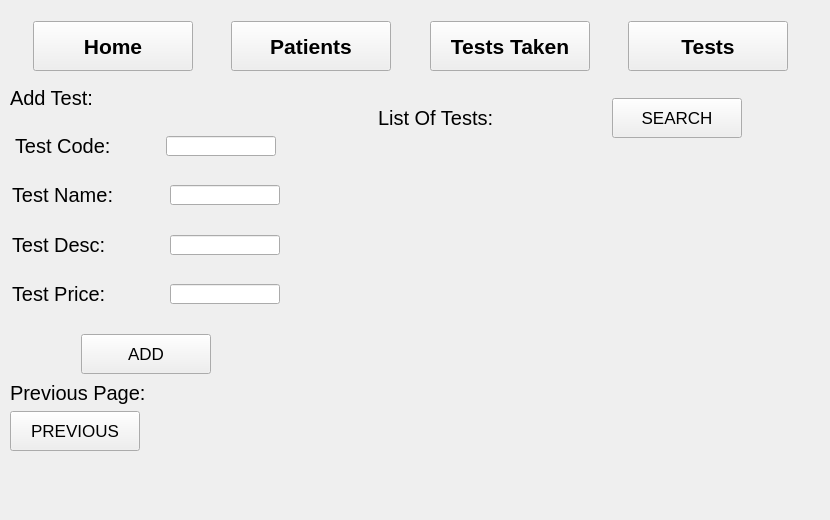
   <widget class="QWidget" name="Tests2">
    <widget class="QWidget" name="layoutWidget_7">
     <property name="geometry">
      <rect>
       <x>0</x>
       <y>20</y>
       <width>821</width>
       <height>52</height>
      </rect>
     </property>
     <layout class="QHBoxLayout" name="horizontalLayout_33">
      <item>
       <spacer name="horizontalSpacer_40">
        <property name="orientation">
         <enum>Qt::Horizontal</enum>
        </property>
        <property name="sizeHint" stdset="0">
         <size>
          <width>40</width>
          <height>20</height>
         </size>
        </property>
       </spacer>
      </item>
      <item>
       <widget class="QPushButton" name="Home_Test_2">
        <property name="minimumSize">
         <size>
          <width>160</width>
          <height>50</height>
         </size>
        </property>
        <property name="maximumSize">
         <size>
          <width>160</width>
          <height>50</height>
         </size>
        </property>
        <property name="font">
         <font>
          <pointsize>16</pointsize>
          <weight>75</weight>
          <bold>true</bold>
         </font>
        </property>
        <property name="text">
         <string>Home</string>
        </property>
       </widget>
      </item>
      <item>
       <spacer name="horizontalSpacer_41">
        <property name="orientation">
         <enum>Qt::Horizontal</enum>
        </property>
        <property name="sizeHint" stdset="0">
         <size>
          <width>40</width>
          <height>20</height>
         </size>
        </property>
       </spacer>
      </item>
      <item>
       <widget class="QPushButton" name="Patient_Test_2">
        <property name="minimumSize">
         <size>
          <width>160</width>
          <height>50</height>
         </size>
        </property>
        <property name="maximumSize">
         <size>
          <width>160</width>
          <height>50</height>
         </size>
        </property>
        <property name="baseSize">
         <size>
          <width>160</width>
          <height>50</height>
         </size>
        </property>
        <property name="font">
         <font>
          <pointsize>16</pointsize>
          <weight>75</weight>
          <bold>true</bold>
         </font>
        </property>
        <property name="text">
         <string>Patients</string>
        </property>
       </widget>
      </item>
      <item>
       <spacer name="horizontalSpacer_42">
        <property name="orientation">
         <enum>Qt::Horizontal</enum>
        </property>
        <property name="sizeHint" stdset="0">
         <size>
          <width>40</width>
          <height>20</height>
         </size>
        </property>
       </spacer>
      </item>
      <item>
       <widget class="QPushButton" name="TestsTaken_Test_2">
        <property name="minimumSize">
         <size>
          <width>160</width>
          <height>50</height>
         </size>
        </property>
        <property name="maximumSize">
         <size>
          <width>160</width>
          <height>50</height>
         </size>
        </property>
        <property name="font">
         <font>
          <pointsize>16</pointsize>
          <weight>75</weight>
          <bold>true</bold>
         </font>
        </property>
        <property name="text">
         <string>Tests Taken</string>
        </property>
       </widget>
      </item>
      <item>
       <spacer name="horizontalSpacer_43">
        <property name="orientation">
         <enum>Qt::Horizontal</enum>
        </property>
        <property name="sizeHint" stdset="0">
         <size>
          <width>40</width>
          <height>20</height>
         </size>
        </property>
       </spacer>
      </item>
      <item>
       <widget class="QPushButton" name="Tests_Test_2">
        <property name="minimumSize">
         <size>
          <width>160</width>
          <height>50</height>
         </size>
        </property>
        <property name="maximumSize">
         <size>
          <width>160</width>
          <height>50</height>
         </size>
        </property>
        <property name="font">
         <font>
          <pointsize>16</pointsize>
          <weight>75</weight>
          <bold>true</bold>
         </font>
        </property>
        <property name="text">
         <string>Tests</string>
        </property>
       </widget>
      </item>
      <item>
       <spacer name="horizontalSpacer_44">
        <property name="orientation">
         <enum>Qt::Horizontal</enum>
        </property>
        <property name="sizeHint" stdset="0">
         <size>
          <width>40</width>
          <height>20</height>
         </size>
        </property>
       </spacer>
      </item>
     </layout>
    </widget>
    <widget class="QWidget" name="layoutWidget_6">
     <property name="geometry">
      <rect>
       <x>320</x>
       <y>90</y>
       <width>481</width>
       <height>421</height>
      </rect>
     </property>
     <layout class="QVBoxLayout" name="verticalLayout_17">
      <item>
       <layout class="QHBoxLayout" name="horizontalLayout_40">
        <item>
         <widget class="QLabel" name="label_27">
          <property name="minimumSize">
           <size>
            <width>170</width>
            <height>16</height>
           </size>
          </property>
          <property name="maximumSize">
           <size>
            <width>170</width>
            <height>16</height>
           </size>
          </property>
          <property name="font">
           <font>
            <pointsize>15</pointsize>
           </font>
          </property>
          <property name="text">
           <string>List Of Tests:</string>
          </property>
         </widget>
        </item>
        <item>
         <widget class="QPushButton" name="ListOfTests_Button">
          <property name="minimumSize">
           <size>
            <width>130</width>
            <height>40</height>
           </size>
          </property>
          <property name="maximumSize">
           <size>
            <width>130</width>
            <height>40</height>
           </size>
          </property>
          <property name="font">
           <font>
            <pointsize>13</pointsize>
           </font>
          </property>
          <property name="text">
           <string>SEARCH</string>
          </property>
         </widget>
        </item>
       </layout>
      </item>
      <item>
       <widget class="QLabel" name="List_Of_Tests_Field">
        <property name="minimumSize">
         <size>
          <width>450</width>
          <height>350</height>
         </size>
        </property>
        <property name="maximumSize">
         <size>
          <width>450</width>
          <height>350</height>
         </size>
        </property>
        <property name="font">
         <font>
          <pointsize>9</pointsize>
         </font>
        </property>
        <property name="text">
         <string/>
        </property>
        <property name="wordWrap">
         <bool>true</bool>
        </property>
       </widget>
      </item>
     </layout>
    </widget>
    <widget class="QWidget" name="layoutWidget">
     <property name="geometry">
      <rect>
       <x>10</x>
       <y>90</y>
       <width>272</width>
       <height>361</height>
      </rect>
     </property>
     <layout class="QVBoxLayout" name="verticalLayout_26">
      <item>
       <layout class="QVBoxLayout" name="verticalLayout_23">
        <item>
         <widget class="QLabel" name="label_31">
          <property name="minimumSize">
           <size>
            <width>170</width>
            <height>16</height>
           </size>
          </property>
          <property name="maximumSize">
           <size>
            <width>170</width>
            <height>16</height>
           </size>
          </property>
          <property name="font">
           <font>
            <pointsize>15</pointsize>
           </font>
          </property>
          <property name="text">
           <string>Add Test:</string>
          </property>
         </widget>
        </item>
        <item>
         <spacer name="verticalSpacer_14">
          <property name="orientation">
           <enum>Qt::Vertical</enum>
          </property>
          <property name="sizeHint" stdset="0">
           <size>
            <width>20</width>
            <height>40</height>
           </size>
          </property>
         </spacer>
        </item>
        <item>
         <layout class="QHBoxLayout" name="horizontalLayout_34">
          <item>
           <widget class="QLabel" name="label_32">
            <property name="minimumSize">
             <size>
              <width>140</width>
              <height>16</height>
             </size>
            </property>
            <property name="maximumSize">
             <size>
              <width>140</width>
              <height>16</height>
             </size>
            </property>
            <property name="font">
             <font>
              <pointsize>15</pointsize>
             </font>
            </property>
            <property name="text">
             <string>Test Code:</string>
            </property>
           </widget>
          </item>
          <item>
           <widget class="QLineEdit" name="Add_Test_Code">
            <property name="minimumSize">
             <size>
              <width>110</width>
              <height>20</height>
             </size>
            </property>
            <property name="maximumSize">
             <size>
              <width>110</width>
              <height>20</height>
             </size>
            </property>
           </widget>
          </item>
         </layout>
        </item>
        <item>
         <spacer name="verticalSpacer_13">
          <property name="orientation">
           <enum>Qt::Vertical</enum>
          </property>
          <property name="sizeHint" stdset="0">
           <size>
            <width>20</width>
            <height>40</height>
           </size>
          </property>
         </spacer>
        </item>
        <item>
         <layout class="QHBoxLayout" name="horizontalLayout_37">
          <item>
           <widget class="QLabel" name="label_33">
            <property name="minimumSize">
             <size>
              <width>150</width>
              <height>16</height>
             </size>
            </property>
            <property name="maximumSize">
             <size>
              <width>150</width>
              <height>16</height>
             </size>
            </property>
            <property name="font">
             <font>
              <pointsize>15</pointsize>
             </font>
            </property>
            <property name="text">
             <string>Test Name:</string>
            </property>
           </widget>
          </item>
          <item>
           <widget class="QLineEdit" name="Add_Test_Name">
            <property name="minimumSize">
             <size>
              <width>110</width>
              <height>20</height>
             </size>
            </property>
            <property name="maximumSize">
             <size>
              <width>110</width>
              <height>20</height>
             </size>
            </property>
           </widget>
          </item>
         </layout>
        </item>
        <item>
         <spacer name="verticalSpacer_12">
          <property name="orientation">
           <enum>Qt::Vertical</enum>
          </property>
          <property name="sizeHint" stdset="0">
           <size>
            <width>20</width>
            <height>40</height>
           </size>
          </property>
         </spacer>
        </item>
        <item>
         <layout class="QHBoxLayout" name="horizontalLayout_38">
          <item>
           <widget class="QLabel" name="label_34">
            <property name="minimumSize">
             <size>
              <width>150</width>
              <height>16</height>
             </size>
            </property>
            <property name="maximumSize">
             <size>
              <width>150</width>
              <height>16</height>
             </size>
            </property>
            <property name="font">
             <font>
              <pointsize>15</pointsize>
             </font>
            </property>
            <property name="text">
             <string>Test Desc:</string>
            </property>
           </widget>
          </item>
          <item>
           <widget class="QLineEdit" name="Add_Test_Desc">
            <property name="minimumSize">
             <size>
              <width>110</width>
              <height>20</height>
             </size>
            </property>
            <property name="maximumSize">
             <size>
              <width>110</width>
              <height>20</height>
             </size>
            </property>
           </widget>
          </item>
         </layout>
        </item>
        <item>
         <spacer name="verticalSpacer_11">
          <property name="orientation">
           <enum>Qt::Vertical</enum>
          </property>
          <property name="sizeHint" stdset="0">
           <size>
            <width>20</width>
            <height>40</height>
           </size>
          </property>
         </spacer>
        </item>
        <item>
         <layout class="QHBoxLayout" name="horizontalLayout_39">
          <item>
           <widget class="QLabel" name="label_35">
            <property name="minimumSize">
             <size>
              <width>150</width>
              <height>16</height>
             </size>
            </property>
            <property name="maximumSize">
             <size>
              <width>150</width>
              <height>16</height>
             </size>
            </property>
            <property name="font">
             <font>
              <pointsize>15</pointsize>
             </font>
            </property>
            <property name="text">
             <string>Test Price:</string>
            </property>
           </widget>
          </item>
          <item>
           <widget class="QLineEdit" name="Add_Test_Price">
            <property name="minimumSize">
             <size>
              <width>110</width>
              <height>20</height>
             </size>
            </property>
            <property name="maximumSize">
             <size>
              <width>110</width>
              <height>20</height>
             </size>
            </property>
           </widget>
          </item>
         </layout>
        </item>
        <item>
         <spacer name="verticalSpacer_10">
          <property name="orientation">
           <enum>Qt::Vertical</enum>
          </property>
          <property name="sizeHint" stdset="0">
           <size>
            <width>20</width>
            <height>40</height>
           </size>
          </property>
         </spacer>
        </item>
        <item>
         <layout class="QHBoxLayout" name="horizontalLayout_29">
          <item>
           <spacer name="horizontalSpacer_54">
            <property name="orientation">
             <enum>Qt::Horizontal</enum>
            </property>
            <property name="sizeHint" stdset="0">
             <size>
              <width>40</width>
              <height>20</height>
             </size>
            </property>
           </spacer>
          </item>
          <item>
           <widget class="QPushButton" name="Add_Test_Button">
            <property name="minimumSize">
             <size>
              <width>130</width>
              <height>40</height>
             </size>
            </property>
            <property name="maximumSize">
             <size>
              <width>130</width>
              <height>40</height>
             </size>
            </property>
            <property name="font">
             <font>
              <pointsize>13</pointsize>
             </font>
            </property>
            <property name="text">
             <string>ADD</string>
            </property>
           </widget>
          </item>
          <item>
           <spacer name="horizontalSpacer_55">
            <property name="orientation">
             <enum>Qt::Horizontal</enum>
            </property>
            <property name="sizeHint" stdset="0">
             <size>
              <width>40</width>
              <height>20</height>
             </size>
            </property>
           </spacer>
          </item>
         </layout>
        </item>
       </layout>
      </item>
      <item>
       <spacer name="verticalSpacer_3">
        <property name="orientation">
         <enum>Qt::Vertical</enum>
        </property>
        <property name="sizeHint" stdset="0">
         <size>
          <width>20</width>
          <height>40</height>
         </size>
        </property>
       </spacer>
      </item>
      <item>
       <layout class="QVBoxLayout" name="verticalLayout_25">
        <item>
         <widget class="QLabel" name="label_36">
          <property name="minimumSize">
           <size>
            <width>170</width>
            <height>25</height>
           </size>
          </property>
          <property name="maximumSize">
           <size>
            <width>170</width>
            <height>25</height>
           </size>
          </property>
          <property name="font">
           <font>
            <pointsize>15</pointsize>
           </font>
          </property>
          <property name="text">
           <string>Previous Page:</string>
          </property>
         </widget>
        </item>
        <item>
         <widget class="QPushButton" name="Previous_Page_Test">
          <property name="minimumSize">
           <size>
            <width>130</width>
            <height>40</height>
           </size>
          </property>
          <property name="maximumSize">
           <size>
            <width>130</width>
            <height>40</height>
           </size>
          </property>
          <property name="font">
           <font>
            <pointsize>13</pointsize>
           </font>
          </property>
          <property name="text">
           <string>PREVIOUS</string>
          </property>
         </widget>
        </item>
       </layout>
      </item>
     </layout>
    </widget>
   </widget>
